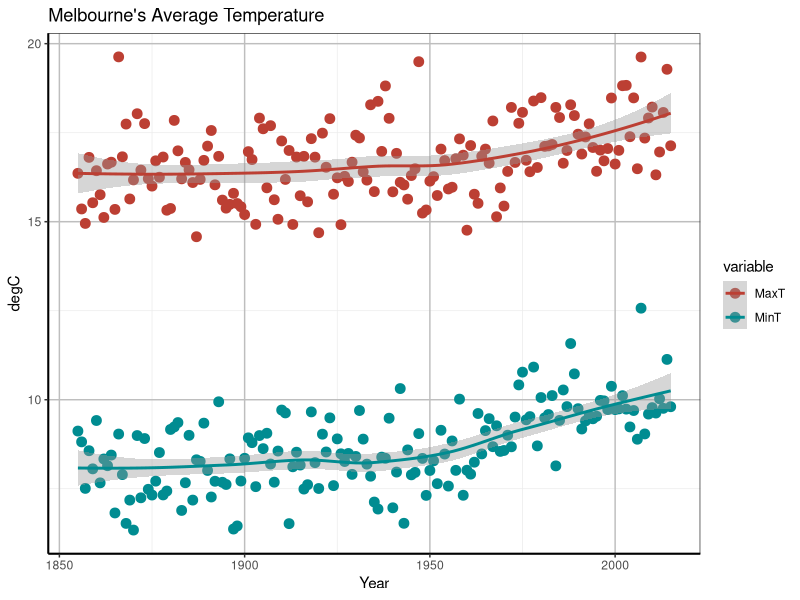

This chart was generated by the following R code:
melb <- read.csv("data/melbourne.csv", as.is=TRUE, header=TRUE)
library(dplyr)
library(ggplot2)
library(reshape2)



melb <- na.omit(melb)

max.temp <- select(melb, everything())%>%
  filter(Month == 5 )%>%
  #filter(Year >= 1954)%>%
  group_by(Year)%>%
  summarize(MaxT = mean(Max), MinT = mean(Min))

tall.temp <- melt(max.temp, id.vars="Year")

plot <- ggplot(tall.temp, aes(Year,value, col=variable)) + 
        geom_point(size=3) + 
        geom_smooth(method=loess) + 
        ggtitle("Melbourne's Average Temperature") +
        scale_color_hue(l=45) +
        ylab("degC") 

plot <- plot + theme_bw()

plot <- plot + theme(panel.grid.major = element_line(size = 0.5, color = "grey"), axis.line = element_line(size = 0.7, color = "black"))    
plot
  
